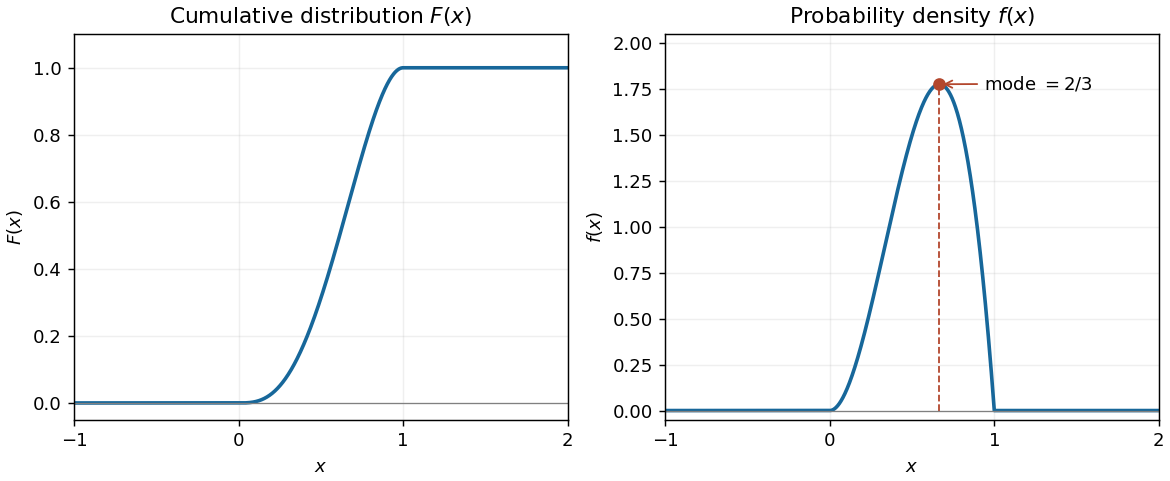

Generate this figure with Python:
"""Generate the PNG in cwd. Python 3.14.4, NumPy 2.3.5, Matplotlib 3.10.7;
dependencies are declared in the repository pyproject.toml.
"""
from pathlib import Path
import os
os.environ.setdefault('MPLCONFIGDIR', '/tmp/nst-2023-ia-paper-1-matplotlib')
import matplotlib
matplotlib.use('Agg')
import matplotlib.pyplot as plt
import numpy as np

x=np.linspace(-1,2,1501)
y=np.clip(x,0,1)
F=4*y**3-3*y**4
f=np.where((x>=0)&(x<=1),12*x*x*(1-x),0)
fig,axes=plt.subplots(1,2,figsize=(9,3.7),layout='constrained',facecolor='white')
axes[0].plot(x,F,color='#17679a',linewidth=2)
axes[0].set(title='Cumulative distribution $F(x)$',ylabel='$F(x)$',ylim=(-0.05,1.1))
axes[1].plot(x,f,color='#17679a',linewidth=2)
axes[1].plot([2/3,2/3],[0,16/9],color='#b3472d',linestyle='--',linewidth=1)
axes[1].plot(2/3,16/9,'o',color='#b3472d')
axes[1].annotate(r'mode $=2/3$',(2/3,16/9),xytext=(0.94,1.75),fontsize=10,
                 arrowprops={'arrowstyle':'->','color':'#b3472d'})
axes[1].set(title='Probability density $f(x)$',ylabel='$f(x)$',ylim=(-0.05,2.05))
for ax in axes:
    ax.axhline(0,color='gray',linewidth=0.7)
    ax.set(xlabel='$x$',xlim=(-1,2),xticks=[-1,0,1,2])
    ax.grid(alpha=0.2)
fig.savefig(Path.cwd()/Path(__file__).with_suffix('.png').name,dpi=130,facecolor='white')
plt.close(fig)
